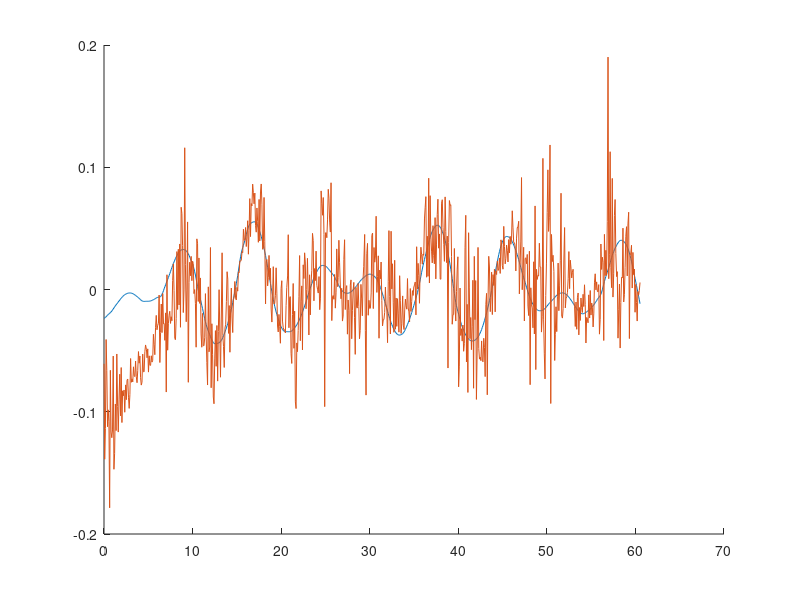

Write the MATLAB code that produced this figure. (Note: this script raises an error after producing the figure.)
clear; clc;
%v_pos_dist = importdata("log_v_pos_dist.txt");
%v_vel_dist = importdata("log_v_vel_dist.txt");
%v_vel_dist_lp = importdata("log_v_vel_dist_lp.txt");
%v_pos_dist = importdata("log_v_pos_dist_3_wave.txt");
%v_vel_dist = importdata("log_v_vel_dist_3_wave.txt");
%v_vel_dist_lp = importdata("log_v_vel_dist_lp_3_wave.txt");
%v_vel_aruco = importdata("log_v_vel_aruco_3_wave.txt");
%v_land = importdata("log_v_good_land.txt");
v_pitch = importdata("log_pitch.txt");
x = importdata("log_x.txt");
%x(:,1) = [];
%v(:,1) = [];
%x(1:10,:) = [];
%v(1,:) = [];

% figure(1)
% subplot(2,3,1)
% plot(x(:,1)-5)
% hold on;
% plot(x(:,3))
% title('altitude drone')
% subplot(2,3,2)
% plot(x(:,2))
% title('velocity drone')
% subplot(2,3,3)
% plot(x(:,3))
% title('altitude ship')
% subplot(2,3,4)
% plot(x(:,4))
% title('velocity ship')
% subplot(2,3,5)
% plot(x(:,5))
% title('acceleration ship')

figure(2)
%plot(v_vel(:,5), v_vel(:,1))

%subplot(2,1,1)
hold on;
plot(v_pitch(:,5), v_pitch(:,2))
%plot(v_vel(:,5), v_vel(:,3)-pi)
plot(v_pitch(:,5), -v_pitch(:,4)- v_pitch(:,7)-0.013)
%subplot(2,1,2)
%plot(v_pitch(:,5), v_pitch(:,8)/20)


% figure(3)
% plot(v_vel_dist(:,1))
% hold on;
% plot(v_vel_dist(:,2)-1.4)

% figure(4)
% plot(v_pos_dist(:,3)-5)
% hold on;
% plot(v_vel_dist(:,3)-5)
% plot(v_vel_dist_lp(:,3)-5)
% xlim([0 800])
% legend('dist pos cont', 'dist vel cont', 'dist vel cont lp')
% 
% figure(5)
% plot(v_vel_aruco(:,3)-5)
% hold on;
% plot(v_vel_aruco(:,4)-5)
% plot(v_vel_aruco(:,4)-v_vel_aruco(:,3))
% xlim([0 800])
% legend('dist aruco', 'dist ground truth', 'dist diff')
% 
% figure(6)
% plot(v_vel_aruco(:,1))
% hold on;
% plot(v_vel_aruco(:,2)-1.4)
% legend('drone pos', 'ship pos')

% figure(7)
% plot(v_vel(:,4), v_vel(:,1)-1.12-(4-1.12))
% hold on
% plot(v_vel(:,4), v_vel(:,2))

% figure(8)
% plot(v_land(:,1))
% hold on;
% plot(v_land(:,2)-6)
% legend('drone pos', 'ship pos')

%%
avg_dist_pos = mean(abs(v_pos_dist(1:800,3)-5))
avg_dist_vel = mean(abs(v_vel_dist(1:800,3)-5))
avg_dist_vel_lp = mean(abs(v_vel_dist_lp(1:800,3)-5))
std_dist_pos = std(abs(v_pos_dist(1:800,3)-5))
std_dist_vel = std(abs(v_vel_dist(1:800,3)-5))
std_dist_vel_lp = std(abs(v_vel_dist_lp(1:800,3)-5))
